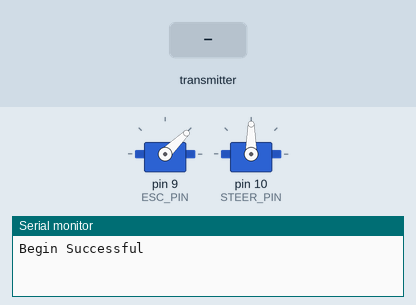
This sketch was run on a simulated Arduino Uno, built with avr-gcc and run on an emulated ATmega328P. Shown: 2 × servo, the last lines printed to the serial monitor. The test bench sets the inputs (shaded band). No radio packets arrive unless stated.

Above: at 5.2 s.
5.3 s: the transmitter starts sending motorSpeed = 0
At 6.3 s:
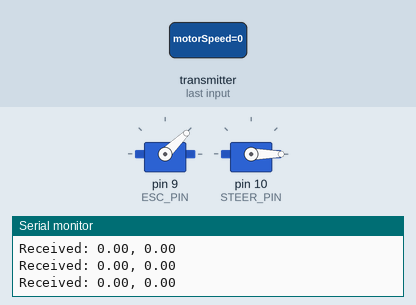
6.8 s: the transmitter starts sending motorSpeed = 25
At 7.5 s:
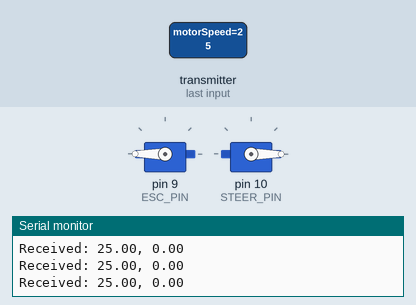
8.3 s: the transmitter starts sending steerMagnitude = 25
At 8.6 s:
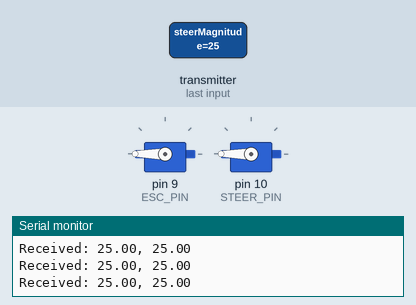
9.8 s: the transmitter starts sending motorSpeed = 50
At 10.9 s:
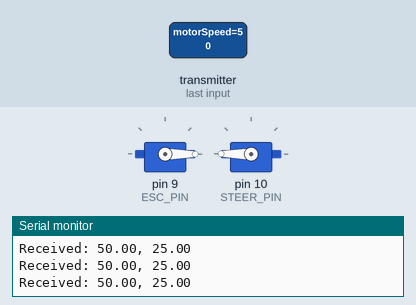
11.3 s: the transmitter starts sending steerMagnitude = 0
At 12.1 s:
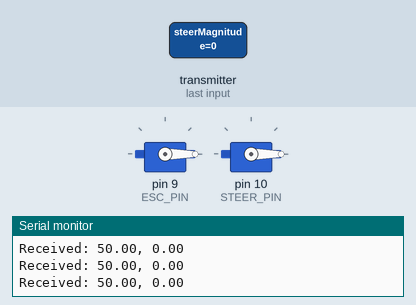
Timing chart, 0 to 13.8 s (numbered marks = the images above; inputs shaded):
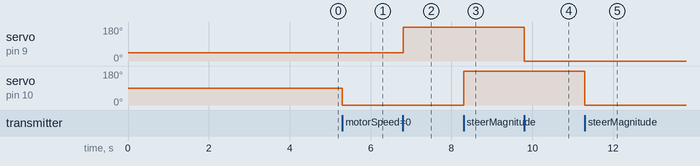

The sketch:

receiver.ino
```cpp
// Code for receiver arduino (boat)
#include <SPI.h>
#include <RF24.h>
#include <nRF24L01.h>
#include <Servo.h>

// defines RF24 object (from RF24.h)
// (CE PIN, CSN PIN)
RF24 radio(7,8);

// Define pin variables
const int ESC_PIN = 9;
const int STEER_PIN = 10;

// Create a Servo variable for the ESC
Servo esc;
Servo steer;

// Define throttle function
void throttle(float speed) {
	esc.writeMicroseconds(1000 + speed * 1000); // SENDS PWM TO PIN BASED ON INPUT
	// delay(19 - throttlePercentage); // WAITS 20MS (50Hz CYCLE LENGTH)
}

// Define steer function
void rudder(float angle) {
  steer.writeMicroseconds(1000 * angle);
}

// Define the DataPacket struct
struct DataPacket {
  float motorSpeed, steerMagnitude;
};

// for linking transmitter and receiver (must be same)
const byte address[6] = "00001";

void setup() {

	Serial.begin(9600);
	while(!Serial) {} // wait for serial

	bool begin = radio.begin();
    if (begin) Serial.println("Begin Successful");
    else Serial.println("Begin Not Succesful");

	radio.setPALevel(RF24_PA_LOW); // low power for test
	radio.setPayloadSize(sizeof(DataPacket));
	radio.openReadingPipe(1, address);
	radio.startListening();

  // Throttle attachments + setup
  esc.attach(ESC_PIN); // INITIALIZES PWM PIN TO WRITE
	esc.writeMicroseconds(1000);   // KEEPS ESC AT MINIMUM THROTTLE WHILE NOT USED
	delay(4000);				   // ALLOWS ESC TO INITIALIZE

  // Steer attachments + setup
  steer.attach(STEER_PIN);

}

void loop() {
  DataPacket joystick;
	if (radio.available()) {              // is there data? get the pipe number that received it
    radio.read(&joystick, sizeof(joystick));             // fetch payload from FIFO

    // Store received values in new variables
    float motorSpeed = joystick.motorSpeed;
    float steerMagnitude = joystick.steerMagnitude;

    // Print the received values
    Serial.print("Received: ");
    Serial.print(motorSpeed);  Serial.print(", "); Serial.println(steerMagnitude);

    // Throttle at motorSpeed
    if (motorSpeed > 0) {
      throttle(motorSpeed);
    }

    // Steer at steerMagnitude
    rudder(steerMagnitude);

  }

}
```

Measured:
- after the input at 5.3 s, servo on pin 10 (STEER_PIN): 90° → 0° at once
- after the input at 6.8 s, servo on pin 9 (ESC_PIN): 44° → 180° at once
- after the input at 8.3 s, servo on pin 10 (STEER_PIN): 0° → 180° at once
- after the input at 9.8 s, servo on pin 9 (ESC_PIN): 180° → 0° at once
- after the input at 11.3 s, servo on pin 10 (STEER_PIN): 180° → 0° at once
